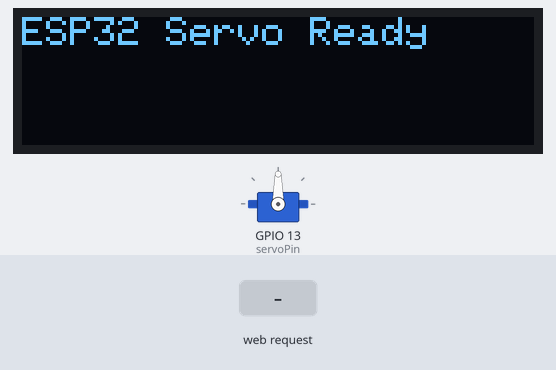
Simulated run of this sketch. Board: ESP32. Shown: servo, 128×32 one-colour display. Inputs (shaded band) come from the test bench. What the sketch prints to the serial monitor is not drawn.

Above: at 1.2 s.
1.3 s: HTTP request GET /servo?angle=1 received
At 2.5 s:
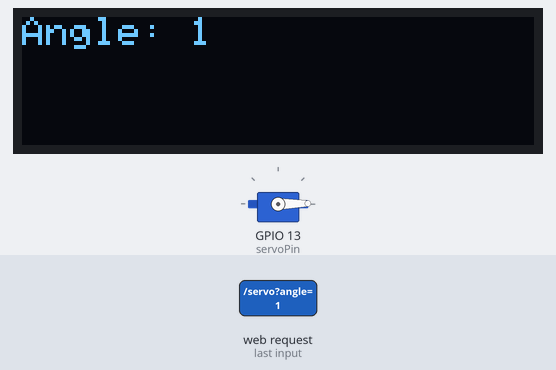
2.8 s: HTTP request GET /servo?angle=120 received
At 3.8 s:
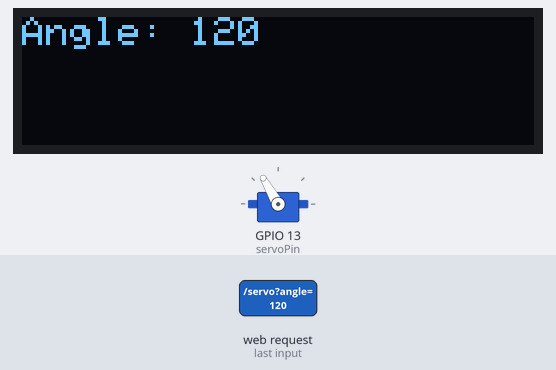
Timing chart, 0 to 5.8 s (numbered marks = the images above; inputs shaded):
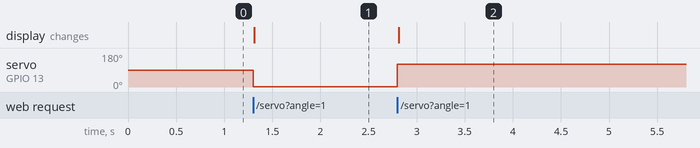

The sketch:

esp_control.ino
```cpp
#include <WiFi.h>
#include <WebServer.h>
#include <ESP32Servo.h>

#include <Wire.h>
#include <Adafruit_GFX.h>
#include <Adafruit_SSD1306.h>

// === OLED Setup ===
#define SCREEN_WIDTH 128
#define SCREEN_HEIGHT 32
#define OLED_RESET -1
Adafruit_SSD1306 display(SCREEN_WIDTH, SCREEN_HEIGHT, &Wire, OLED_RESET);

// === Servo Setup ===
Servo servo;
int angle = 90;  // Start at middle
const int servoPin = 13;

// === Web Server Setup ===
WebServer server(80);

const char* ssid = "ESP32-Robot";
const char* password = "servo1234";

// === HTML UI ===
const char HTML[] PROGMEM = R"rawliteral(
<!DOCTYPE html>
<html>
<head><title>ESP32 Servo</title></head>
<body style="text-align:center; font-family:sans-serif;">
  <h2>Web Controlled Servo</h2>
  <input type="range" min="0" max="180" value="90" id="slider" oninput="send(this.value)">
  <p>Angle: <span id="val">90</span>°</p>

<script>
function send(val) {
  document.getElementById("val").innerText = val;
  fetch("/servo?angle=" + val);
}
</script>
</body>
</html>
)rawliteral";

void setup() {
  Serial.begin(115200);

  // Servo
  servo.attach(servoPin);
  servo.write(angle);

  // OLED
  Wire.begin(21, 22); // SDA, SCL
  display.begin(SSD1306_SWITCHCAPVCC, 0x3C);
  display.clearDisplay();
  display.setTextSize(1);
  display.setTextColor(SSD1306_WHITE);
  display.setCursor(0, 0);
  display.println("ESP32 Servo Ready");
  display.display();

  // Wi-Fi AP
  WiFi.softAP(ssid, password);
  IPAddress IP = WiFi.softAPIP();
  Serial.print("AP IP address: "); Serial.println(IP);

  // Web server routes
  server.on("/", []() {
    server.send_P(200, "text/html", HTML);
  });

  server.on("/servo", []() {
    if (server.hasArg("angle")) {
      angle = server.arg("angle").toInt();
      angle = constrain(angle, 0, 180);
      servo.write(angle);

      // Update OLED
      display.clearDisplay();
      display.setCursor(0, 0);
      display.print("Angle: ");
      display.println(angle);
      display.display();

      Serial.print("Servo angle set to: ");
      Serial.println(angle);
      server.send(200, "text/plain", "OK");
    }
  });

  server.begin();
}

void loop() {
  server.handleClient();
}
```

Measured:
- after the input at 1.3 s, servo on GPIO 13 (servoPin): 90° → 1° at once; the display: changes at once (image 1)
- after the input at 2.8 s, servo on GPIO 13 (servoPin): 1° → 120° at once; the display: changes at once (image 2)
